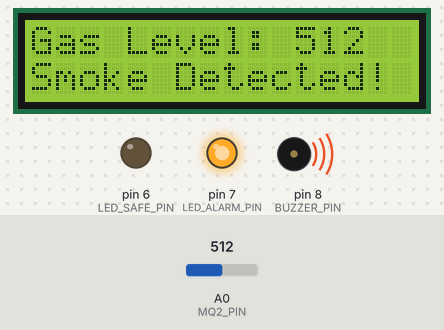
Bench run of a sketch on a simulated Arduino Uno, built with avr-gcc and run on an emulated ATmega328P. Shown: 16×2 character LCD, output pins drawn as LEDs (lit = HIGH), buzzer (waves = sounding, pin HIGH). The test bench sets the inputs (shaded band); at power-on: A0 (MQ2_PIN) = 512. What the sketch prints to the serial monitor is not drawn.

Above: at 3.3 s.
3.4 s: A0 (MQ2_PIN) set to 318
At 5.0 s:
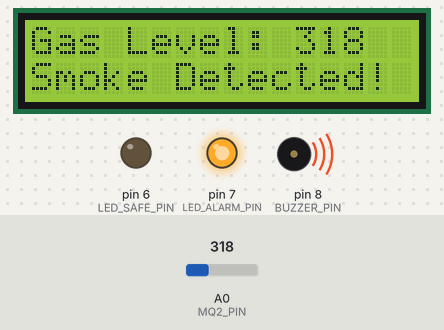
5.3 s: A0 (MQ2_PIN) set to 287
At 6.7 s:
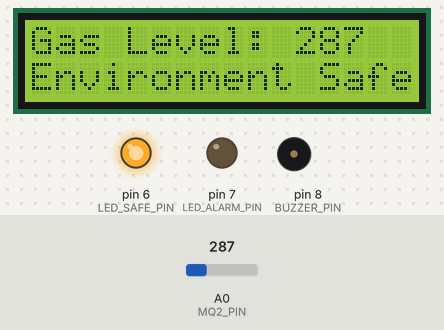
7.0 s: A0 (MQ2_PIN) set to 760
At 7.9 s:
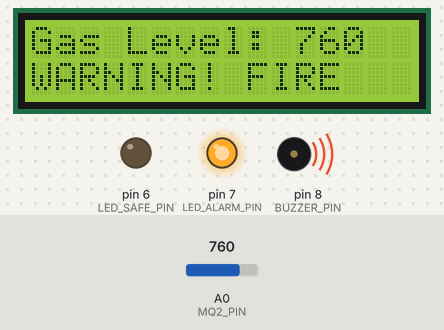
Timing chart, 0 to 10.0 s (numbered marks = the images above; inputs shaded):
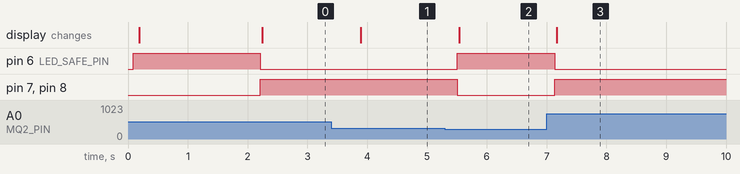

The sketch:

Smoke_Detector.ino
```cpp
/**
 * @file Smoke_Detector.ino
 * @brief IoT-Based Smoke Detection and Fire Safety Monitoring System.
 * @details This firmware reads gas concentration values from an MQ-2 sensor,
 *          displays the levels on a 16x2 I2C LCD, and triggers alarms (LED and Buzzer)
 *          when smoke or gas levels exceed the predefined safety thresholds.
 *
 * Hardware Platform: NodeMCU ESP8266 / Arduino Uno
 *
 * Team Members:
 *  - Akash V
 *  - Arun Pranav S K
 *  - Devanand N
 *  - Manoj S
 *
 * Institution: Dr. N.G.P. Institute of Technology
 * Department of Electronics and Communication Engineering
 */

#include <Wire.h>
#include <LiquidCrystal_I2C.h>

// ==========================================
// PIN CONFIGURATION & HARDWARE ASSIGNMENTS
// ==========================================
const int MQ2_PIN = A0;              // Analog input pin for MQ-2 smoke sensor
const int BUZZER_PIN = 8;            // Digital output pin for buzzer alarm
const int LED_SAFE_PIN = 6;          // Digital output pin for green LED (safe indicator)
const int LED_ALARM_PIN = 7;         // Digital output pin for red LED (alarm indicator)

// ==========================================
// SYSTEM THRESHOLDS & CALIBRATION PARAMETERS
// ==========================================
const int GAS_THRESHOLD_SMOKE = 300; // Threshold above which smoke/gas is detected (PPM approximation)
const int GAS_THRESHOLD_FIRE = 750;  // Critical threshold indicating fire hazard
const int DEBOUNCE_DELAY_MS = 500;   // Delay between successive readings for stabilization

// Initialize the 16x2 I2C LCD (I2C address 0x27 or 0x3F)
LiquidCrystal_I2C lcd(0x27, 16, 2);

void setup() {
    // Initialize serial communication for diagnostic output
    Serial.begin(9600);
    while (!Serial) {
        ; // Wait for serial port to connect (needed for native USB boards)
    }
    Serial.println("=================================================");
    Serial.println("         SMOKE DETECTOR SYSTEM INITIALIZING      ");
    Serial.println("=================================================");

    // Configure microcontroller pins
    pinMode(MQ2_PIN, INPUT);
    pinMode(BUZZER_PIN, OUTPUT);
    pinMode(LED_SAFE_PIN, OUTPUT);
    pinMode(LED_ALARM_PIN, OUTPUT);

    // Initial hardware states
    digitalWrite(BUZZER_PIN, LOW);
    digitalWrite(LED_ALARM_PIN, LOW);
    digitalWrite(LED_SAFE_PIN, HIGH); // Green LED on to indicate system power is active

    // Initialize 16x2 I2C Liquid Crystal Display
    lcd.begin(16, 2);
    lcd.backlight();
    lcd.clear();

    // Boot splash screen
    lcd.setCursor(0, 0);
    lcd.print("   SYS START    ");
    lcd.setCursor(0, 1);
    lcd.print("Initializing...");

    delay(2000); // Allow sensor heater to warm up and stabilize
    lcd.clear();
}

void loop() {
    // Read raw analog signal from MQ-2 sensor
    int gasLevel = analogRead(MQ2_PIN);

    // Print diagnostic readings to the Serial Monitor
    Serial.print("[SENSOR DATA] Raw Gas Level Value: ");
    Serial.println(gasLevel);

    // Update First Line of LCD: Always display raw sensor value
    lcd.setCursor(0, 0);
    lcd.print("Gas Level: ");
    lcd.print(gasLevel);
    lcd.print("   "); // Trailing spaces clear artifact characters on display updates

    // Evaluate Gas Level against thresholds to execute alert routines
    if (gasLevel > GAS_THRESHOLD_FIRE) {
        // --- EMERGENCY FIRE ALERT LEVEL ---
        // Exceeds heavy smoke/combustion threshold
        digitalWrite(BUZZER_PIN, HIGH);
        digitalWrite(LED_ALARM_PIN, HIGH);
        digitalWrite(LED_SAFE_PIN, LOW); // Turn off normal indicator

        Serial.println("[CRITICAL ALARM] Fire alert! Heavy smoke detected!");

        lcd.setCursor(0, 1);
        lcd.print("WARNING! FIRE   "); // Output hazard message to LCD Line 2

    } else if (gasLevel > GAS_THRESHOLD_SMOKE) {
        // --- SMOKE DETECTED WARNING LEVEL ---
        // Exceeds light smoke threshold
        digitalWrite(BUZZER_PIN, HIGH);
        digitalWrite(LED_ALARM_PIN, HIGH);
        digitalWrite(LED_SAFE_PIN, LOW);

        Serial.println("[WARNING] Smoke concentration exceeded safety threshold.");

        lcd.setCursor(0, 1);
        lcd.print("Smoke Detected! "); // Output caution message to LCD Line 2

    } else {
        // --- SAFE CONCENTATION / NORMAL ENVIRONMENT LEVEL ---
        // Sensor reading is within safe limits
        digitalWrite(BUZZER_PIN, LOW);
        digitalWrite(LED_ALARM_PIN, LOW);
        digitalWrite(LED_SAFE_PIN, HIGH); // Re-engage green safe indicator

        Serial.println("[INFO] Gas concentration normal. Environment Safe.");

        lcd.setCursor(0, 1);
        lcd.print("Environment Safe"); // Output status message to LCD Line 2
    }

    // Delay before repeating the logic loop
    delay(DEBOUNCE_DELAY_MS);
}
```

Measured:
- the behaviour switches between 301 and 300 on A0 (MQ2_PIN) (found by bisection; images 1 and 2)
- after the input at 3.4 s, the display: changes after 0.49 s (image 1)
- after the input at 5.3 s, pin 6 (LED_SAFE_PIN): LOW → HIGH after 0.21 s; pin 7 (LED_ALARM_PIN), pin 8 (BUZZER_PIN): HIGH → LOW after 0.21 s; the display: changes after 0.24 s (image 2)
- after the input at 7.0 s, pin 6 (LED_SAFE_PIN): HIGH → LOW after 0.14 s; pin 7 (LED_ALARM_PIN), pin 8 (BUZZER_PIN): LOW → HIGH after 0.14 s; the display: changes after 0.17 s (image 3)
